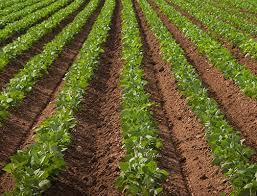
#> input picture test_images/crop_row_1.jpeg, 257 x 196 px, found by its file name
$ python main.py
#> lines starting #> are read from the running program, lines starting #| are printed output that depends on the picture; after the words box and inside, x2 and y2 are one past the last pixel; in counts of white or black regions, pixels touching at a corner belong together; long printed decimals are rounded
# -*- coding: utf-8 -*-
#https://www.youtube.com/watch?v=WQeoO7MI0Bs
#https://www.murtazahassan.com/learn-opencv-3hours/
import cv2
import numpy as np
from matplotlib import pyplot as plt
def empty(a):
    pass

def stackImages(scale,imgArray):
    rows = len(imgArray)
    cols = len(imgArray[0])
    rowsAvailable = isinstance(imgArray[0], list)
    width = imgArray[0][0].shape[1]
    height = imgArray[0][0].shape[0]
    if rowsAvailable:
        for x in range ( 0, rows):
            for y in range(0, cols):
                if imgArray[x][y].shape[:2] == imgArray[0][0].shape [:2]:
                    imgArray[x][y] = cv2.resize(imgArray[x][y], (0, 0), None, scale, scale)
                else:
                    imgArray[x][y] = cv2.resize(imgArray[x][y], (imgArray[0][0].shape[1], imgArray[0][0].shape[0]), None, scale, scale)
                if len(imgArray[x][y].shape) == 2: imgArray[x][y]= cv2.cvtColor( imgArray[x][y], cv2.COLOR_GRAY2BGR)
        imageBlank = np.zeros((height, width, 3), np.uint8)
        hor = [imageBlank]*rows
        hor_con = [imageBlank]*rows
        for x in range(0, rows):
            hor[x] = np.hstack(imgArray[x])
        ver = np.vstack(hor)
    else:
        for x in range(0, rows):
            if imgArray[x].shape[:2] == imgArray[0].shape[:2]:
                imgArray[x] = cv2.resize(imgArray[x], (0, 0), None, scale, scale)
            else:
                imgArray[x] = cv2.resize(imgArray[x], (imgArray[0].shape[1], imgArray[0].shape[0]), None,scale, scale)
            if len(imgArray[x].shape) == 2: imgArray[x] = cv2.cvtColor(imgArray[x], cv2.COLOR_GRAY2BGR)
        hor= np.hstack(imgArray)
        ver = hor
    return ver

def get_hist(img):
    hist = np.sum(img[img.shape[0] // 2:, :], axis=0)
    return hist

def extract_mask_only(image_hsv):
    lower=np.array([29,0,0])
    upper=np.array([44,255,255])
    mask=cv2.inRange(image_hsv,lower,upper)
    return mask

def initializeTrackbarswarp_perspective(intialTracbarVals,wT=480, hT=240):
    cv2.namedWindow("Trackbars")
    cv2.resizeWindow("Trackbars", 360, 240)
    cv2.createTrackbar("Width Top", "Trackbars", intialTracbarVals[0],wT//2, empty)
    cv2.createTrackbar("Height Top", "Trackbars", intialTracbarVals[1], hT, empty)
    cv2.createTrackbar("Width Bottom", "Trackbars", intialTracbarVals[2],wT//2, empty)
    cv2.createTrackbar("Height Bottom", "Trackbars", intialTracbarVals[3], hT, empty)
    cv2.createTrackbar("width", "Trackbars", 0, hT, empty)
    cv2.createTrackbar("height", "Trackbars", 0, hT, empty)

def valTrackbarswarp_perspective(wT=100, hT=200):
    widthTop = cv2.getTrackbarPos("Width Top", "Trackbars")
    heightTop = cv2.getTrackbarPos("Height Top", "Trackbars")
    widthBottom = cv2.getTrackbarPos("Width Bottom", "Trackbars")
    heightBottom = cv2.getTrackbarPos("Height Bottom", "Trackbars")
    width = cv2.getTrackbarPos("width", "Trackbars")
    height = cv2.getTrackbarPos("height", "Trackbars")
    points = np.float32([(widthTop, heightTop), (wT-widthTop, heightTop),
                      (widthBottom , heightBottom ), (wT-widthBottom, heightBottom)])
    return points,width,height

def warpImg (img,points,w,h,inv=False):
    pts1 = np.float32(points)
    pts2 = np.float32([[0,0],[w,0],[0,h],[w,h]])
    if inv:
        matrix = cv2.getPerspectiveTransform(pts2,pts1)
    else:
        matrix = cv2.getPerspectiveTransform(pts1,pts2)
    imgWarp = cv2.warpPerspective(img,matrix,(w,h))
    return imgWarp

def drawPoints(img,points):
    for x in range( 0,4):
        cv2.circle(img,(int(points[x][0]),int(points[x][1])),15,(0,0,255),cv2.FILLED)
    return img

font = cv2.FONT_HERSHEY_SIMPLEX


# fontScale
fontScale = 1

# Blue color in BGR
color = (255, 0, 255)

# Line thickness of 2 px
thickness = 2


# [16 lines of commented-out code are left out]
while True:
    original_image=cv2.imread("/home/rampfire/crop_row_detection/test_images/crop_row_1.jpeg")
#> original_image is the input picture: shape (196, 257, 3); mean B, G, R 44.3, 96.5, 101.4
    # success,original_image=cap.read()
    reference_landmarks=original_image.copy()
    contour_drawing_org_image=original_image.copy()
    imgWarpPoints=original_image.copy()

    print(original_image.shape)#rows columns channels
#| (196, 257, 3)
    image_hsv=cv2.cvtColor(original_image,cv2.COLOR_BGR2HSV)
#> image_hsv: shape (196, 257, 3); mean H, S, V 25.8, 158.7, 110
    print("landmark centroid = ",(int(reference_landmarks.shape[1]/2),int(reference_landmarks.shape[0])))
#| landmark centroid =  (128, 196)
    reference_landmarks = cv2.circle(reference_landmarks, (int(reference_landmarks.shape[1]/2),int(reference_landmarks.shape[0])), 10, (255, 0, 0) , -1)
    reference_landmarks=cv2.line(reference_landmarks, (int(reference_landmarks.shape[1]/2),0), (int(reference_landmarks.shape[1]/2),int(reference_landmarks.shape[0])), (255, 0, 0), 1)


    mask=extract_mask_only(image_hsv)
#> in extract_mask_only, `mask=cv2.inRange(image_hsv,lower,upper)`:
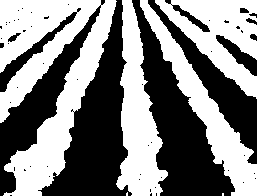
#> mask: shape (196, 257); 51.1% white; 58 black regions (46 under 20 px)

    image_result=cv2.bitwise_and(original_image,original_image,mask=mask)
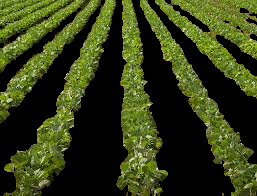
#> image_result: shape (196, 257, 3); mean B, G, R 21.1, 61.1, 52.5

    contours, hierarchy = cv2.findContours(mask, cv2.RETR_EXTERNAL, cv2.CHAIN_APPROX_NONE)
#> contours = 6 contours, 2 with area under 20; largest, box (x1, y1, x2, y2) and area: (0, 0, 117, 196) 10780, (116, 0, 168, 196) 5000, (155, 0, 257, 99) 4692, (140, 0, 257, 196) 4435
    # areas = [cv2.contourArea(c) for c in contours]
    # max_index = np.argmax(areas)
    # cnt=contours[max_index]
    warppoints = np.float32([(72, 38), (original_image.shape[1] - 72, 38),
                         (0, 143), (original_image.shape[1] - 0, 143)])
    # points,wiiiidth,heiiiight = valTrackbarswarp_perspective(original_image.shape[1],original_image.shape[0])
    imgWarp = warpImg(mask, warppoints,original_image.shape[1],original_image.shape[0])

    imgWarpPoints = drawPoints(imgWarpPoints, warppoints)
#> after the loop in drawPoints, `for x in range( 0,4):`:
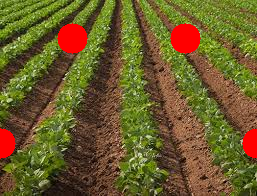
#> img: shape (196, 257, 3); mean B, G, R 42.4, 92.7, 108

    closing=imgWarp.copy()
    frame = np.zeros(closing.shape, np.uint8)
    vertical_kernel = cv2.getStructuringElement(cv2.MORPH_RECT, (1, 10))
#> vertical_kernel = [1, 1, 1, 1, 1, 1, 1, 1, 1, 1]
    detect_vertical = cv2.morphologyEx(imgWarp, cv2.MORPH_OPEN, vertical_kernel, iterations=2)
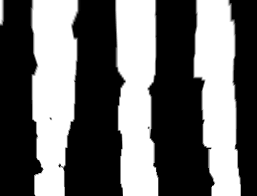
#> detect_vertical: shape (196, 257); min 0, max 255, mean 105.6
    cnts = cv2.findContours(detect_vertical, cv2.RETR_EXTERNAL, cv2.CHAIN_APPROX_SIMPLE)
#> cnts = 4 contours; box (x1, y1, x2, y2) and area: (30, 0, 81, 196) 7537, (115, 0, 159, 196) 7072, (193, 0, 241, 196) 6778, (0, 0, 5, 26) 96
    cnts = cnts[0] if len(cnts) == 2 else cnts[1]
    needed_contour=[]
    for count_centr,c in enumerate(cnts):
        cv2.drawContours(closing, [c], -1, (36, 255, 12), 2)
        M = cv2.moments(c)
        cX = int(M["m10"] / M["m00"])
        cY = int(M["m01"] / M["m00"])
        print(count_centr,cX,cY,M["m00"],M["m10"],M["m01"],"cx cy 00 10 01")
        if abs(cX-int(reference_landmarks.shape[1]/2)) < 30:
            needed_contour.append(c)
            cv2.drawContours(frame, [c], -1, (255, 255, 255), -1)
#> this loop made 4 passes
#> (cX, cY) on passes 1 to 4: (217, 91), (136, 94), (53, 88), (1, 12)
#| 0 217 91 6778.0 1474913.5 622272.667 cx cy 00 10 01
#| 1 136 94 7072.0 963707.667 665679.5 cx cy 00 10 01
#| 2 53 88 7537.0 400077.5 663675.333 cx cy 00 10 01
#| 3 1 12 96.5 187.667 1168.667 cx cy 00 10 01
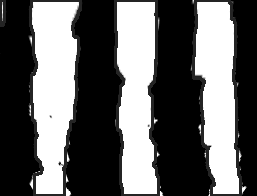
#> closing: shape (196, 257); min 0, max 255, mean 101
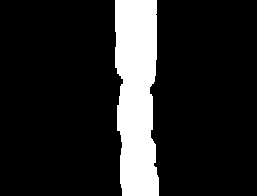
#> frame: shape (196, 257); 14.5% white; 1 white region
#> after the loop, needed_contour = 1 contour; box (x1, y1, x2, y2) and area: (115, 0, 159, 196) 7072
    # cv2.imshow('Canny Edges After Contouring', edged)
    img_stack=stackImages(0.8,[[original_image,reference_landmarks],[mask,image_result],[imgWarpPoints,imgWarp],[closing,frame]])
#> after the loop in stackImages, `for x in range ( 0, rows):`: imgArray = 4 items
#> in stackImages, `ver = np.vstack(hor)`:
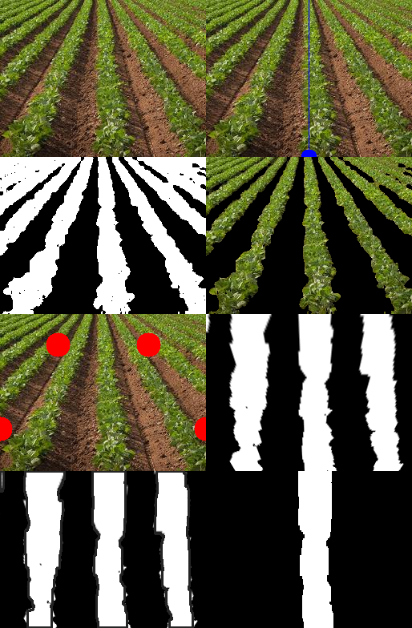
#> ver: shape (628, 412, 3); mean of channels 0, 1, 2 66.5, 90.6, 92.7; drawn as B, G, R
    # [6 lines of commented-out code are left out]

    cv2.imshow("img_stack",img_stack)
    cv2.waitKey(50000)


# [9 lines of commented-out code are left out]
